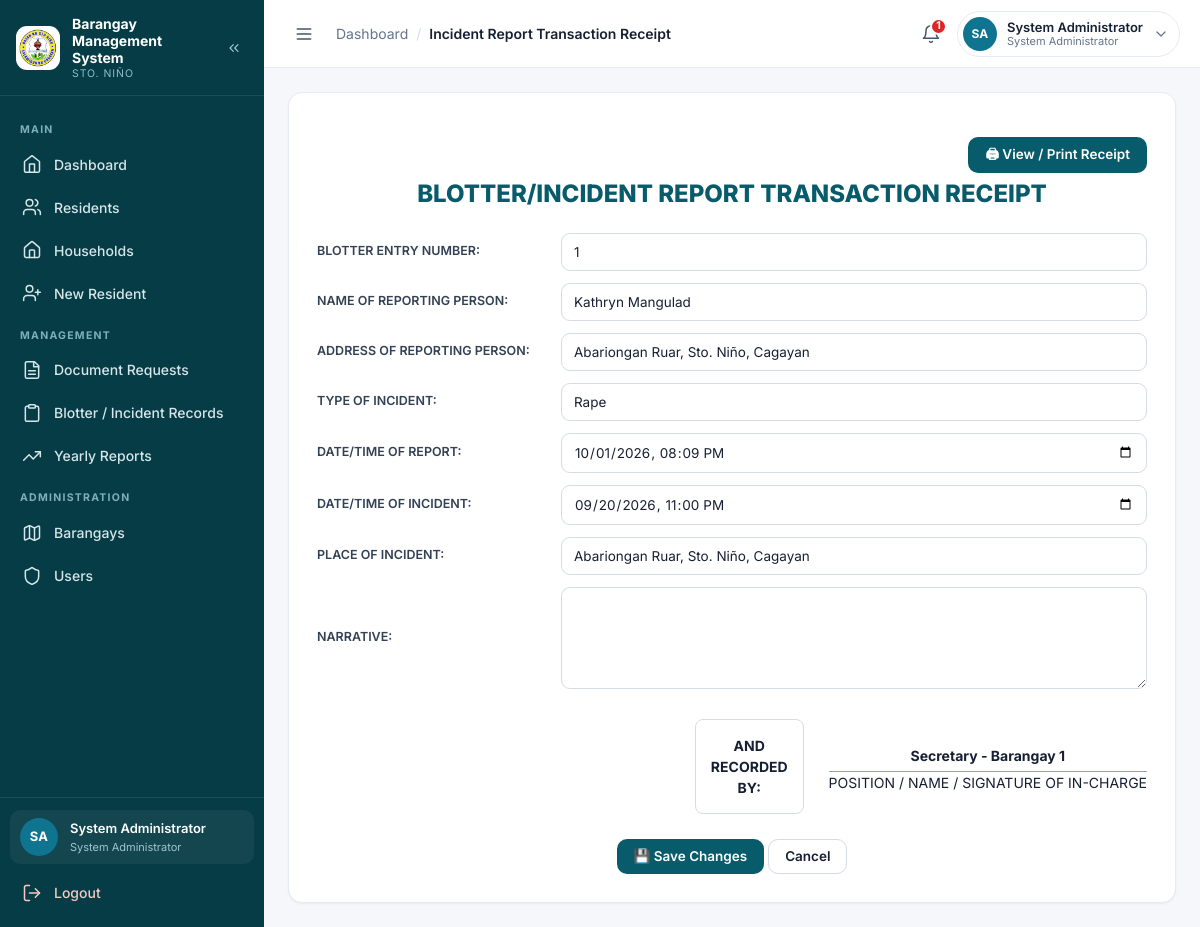
Page /pages/incident_report.php?id=520 (signed in) on the committed database.
### tables this page shows
CREATE TABLE `blotter_records` (
  `id` int(11) NOT NULL AUTO_INCREMENT,
  `barangay_id` int(11) NOT NULL,
  `resident_id` int(11) DEFAULT NULL,
  `blotter_no` varchar(50) NOT NULL,
  `reporting_person` varchar(150) NOT NULL,
  `reporting_address` varchar(255) DEFAULT NULL,
  `incident_type` varchar(150) NOT NULL,
  `report_datetime` datetime DEFAULT NULL,
  `incident_datetime` datetime DEFAULT NULL,
  `place_of_incident` varchar(255) DEFAULT NULL,
  `suspect_data` text DEFAULT NULL,
  `victim_data` text DEFAULT NULL,
  `narrative` text DEFAULT NULL,
  `recorded_by` varchar(150) DEFAULT NULL,
  `status` enum('Open','In Progress','Resolved','Cancelled') NOT NULL DEFAULT 'Open',
  `reviewed_by` int(11) DEFAULT NULL,
  `reviewed_at` datetime DEFAULT NULL,
  `created_at` timestamp NOT NULL DEFAULT current_timestamp(),
  PRIMARY KEY (`id`),
  KEY `idx_blotter_barangay` (`barangay_id`),
  KEY `idx_blotter_resident` (`resident_id`),
  KEY `idx_blotter_status` (`status`),
  KEY `fk_blotter_reviewed_by` (`reviewed_by`),
  CONSTRAINT `blotter_records_ibfk_1` FOREIGN KEY (`barangay_id`) REFERENCES `barangays` (`id`),
  CONSTRAINT `fk_blotter_resident` FOREIGN KEY (`resident_id`) REFERENCES `residents` (`id`) ON DELETE SET NULL ON UPDATE CASCADE,
  CONSTRAINT `fk_blotter_reviewed_by` FOREIGN KEY (`reviewed_by`) REFERENCES `users` (`id`) ON DELETE SET NULL ON UPDATE CASCADE
);

### config/config.php (called while the page is built, shortened)
<?php
if (!function_exists('url')) {
    function url($path = '') {
        $path = ltrim((string)$path, '/');
        return BASE_URL . '/' . $path;
    }
}
function e($value) { return htmlspecialchars((string)$value, ENT_QUOTES, 'UTF-8'); }

### pages/incident_report.php (the view, shortened to what this page needs)
<?php
require_once __DIR__ . '/../config/config.php';
$id = (int)($_GET['id'] ?? 0);
$r = null;
if ($id) {
    $s = $conn->prepare("
        SELECT *
        FROM blotter_records
        WHERE id = ?
    ");
    $s->bind_param('i', $id);
    $s->execute();
    $r = $s->get_result()->fetch_assoc();
}
include BASE_PATH . '/partials/header.php';
?>
<div class="receipt">
    <div class="no-print" style="text-align:right;">
        <button class="btn" type="button" onclick="window.print()">
            🖨 View / Print Receipt
        </button>
    </div>
    <h1 class="receipt-title">
        BLOTTER/INCIDENT REPORT TRANSACTION RECEIPT
    </h1>
    <form method="post" action="<?= e(url('actions/save_incident.php')) ?>">
        <div class="receipt-grid">
            <label>BLOTTER ENTRY NUMBER:</label>
            <input
                type="text"
                name="blotter_no"
                value="<?= e($r['blotter_no'] ?? '') ?>"
            >
            <label>NAME OF REPORTING PERSON:</label>
            <input
                type="text"
                name="reporting_person"
                value="<?= e($r['reporting_person'] ?? '') ?>"
                required
            >
            <label>ADDRESS OF REPORTING PERSON:</label>
            <input
                type="text"
                name="reporting_address"
                value="<?= e($r['reporting_address'] ?? '') ?>"
            >
            <label>TYPE OF INCIDENT:</label>
            <input
                type="text"
                name="incident_type"
                value="<?= e($r['incident_type'] ?? '') ?>"
                required
            >
            <label>DATE/TIME OF REPORT:</label>
            <input
                type="datetime-local"
                name="report_datetime"
                value="<?=
                    !empty($r['report_datetime'])
                    ? date(
                        'Y-m-d\TH:i',
                        strtotime($r['report_datetime'])
                    )
                    : ''
                ?>"
            >
            <label>DATE/TIME OF INCIDENT:</label>
            <input
                type="datetime-local"
                name="incident_datetime"
                value="<?=
                    !empty($r['incident_datetime'])
                    ? date(
                        'Y-m-d\TH:i',
                        strtotime($r['incident_datetime'])
                    )
                    : ''
                ?>"
            >
            <label>PLACE OF INCIDENT:</label>
            <input
                type="text"
                name="place_of_incident"
                value="<?= e($r['place_of_incident'] ?? '') ?>"
            >
            <label>NARRATIVE:</label>
            <textarea
                name="narrative"
                rows="5"
            ><?= e($r['narrative'] ?? '') ?></textarea>
        </div>
        <div class="recorded">
            <div class="recorded-box">
                AND<br>
                RECORDED<br>
                BY:
            </div>
            <div class="signature">
                <div class="signature-name">
                    <?= e($r['recorded_by'] ?? ($_SESSION['full_name'] ?? '')) ?>
                </div>
                <div>
                    POSITION / NAME / SIGNATURE OF IN-CHARGE
                </div>
            </div>
        </div>
        <div
            class="no-print"
            style="text-align:center;margin-top:25px;"
        >
            <button
                type="submit"
                class="btn"
            >
                💾 Save Changes
            </button>
            <a class="btn btn--ghost" href="<?= e(url('pages/blotters.php')) ?>">Cancel</a>
        </div>
    </form>
</div>
<?php include BASE_PATH . '/partials/footer.php'; ?>

### assets/css/style.css (style rules this page uses)
:root { --primary: #075B6B; --primary-700: #054C59; --primary-900: #063C46; --secondary: #0E7490; --accent: #E58B82; --bg: #F5F7FA; --card: #FFFFFF; --text: #172033; --muted: #64748B; --success: #16A34A; --warning: #F59E0B; --danger: #DC2626; --info: #0E7490; --border: #E6EAF1; --border-strong: #D5DCE6; --sidebar-w: 264px; --sidebar-w-collapsed: 78px; --topbar-h: 68px; --radius: 14px; --radius-sm: 10px; --radius-lg: 18px; --shadow-sm: 0 1px 2px rgba(16, 24, 40, .05); --shadow: 0 4px 16px rgba(16, 24, 40, .06); --shadow-md: 0 12px 32px rgba(16, 24, 40, .12); --ring: 0 0 0 3px rgba(14, 116, 144, .18); --font: 'Inter', system-ui, -apple-system, 'Segoe UI', Roboto, Arial, sans-serif; }
*, *::before, *::after { box-sizing: border-box; }
html { -webkit-text-size-adjust: 100%; }
body { margin: 0; font-family: var(--font); background: var(--bg); color: var(--text); font-size: 14px; line-height: 1.5; -webkit-font-smoothing: antialiased; }
h1, h2, h3, h4 { margin: 0 0 10px; color: var(--text); line-height: 1.25; }
h1 { font-size: 24px; font-weight: 800; }
a { color: var(--secondary); }
.btn, .btn-primary { display: inline-flex; align-items: center; justify-content: center; gap: 8px; background: var(--primary); color: #fff; border: 1px solid transparent; border-radius: 10px; padding: 10px 16px; font-size: 13.5px; font-weight: 600; text-decoration: none; cursor: pointer; font-family: inherit; line-height: 1; transition: background .15s, box-shadow .15s, transform .05s; }
.btn.secondary, .btn--ghost, .btn-secondary { background: #fff; color: var(--text); border-color: var(--border-strong); }
label { display: block; font-size: 12.5px; font-weight: 600; color: #334155; margin-bottom: 6px; }
input, select, textarea { width: 100%; padding: 10px 12px; border: 1px solid var(--border-strong); border-radius: 9px; background: #fff; font-size: 13.5px; color: var(--text); font-family: inherit; }
textarea { min-height: 96px; resize: vertical; }
.receipt { background: #fff; border: 1px solid var(--border); border-radius: var(--radius); padding: 28px; max-width: 1000px; margin: 0 auto; box-shadow: var(--shadow-sm); }
.receipt-title { text-align: center; color: var(--primary); font-size: 24px; margin: 6px 0 24px; }
.receipt-grid { display: grid; grid-template-columns: 230px 1fr; gap: 12px 14px; align-items: center; }
.receipt-grid label { margin: 0; color: #334155; }
.recorded { display: flex; justify-content: flex-end; align-items: center; gap: 25px; margin-top: 30px; }
.recorded-box { border: 1px solid var(--border-strong); padding: 15px; font-weight: 700; text-align: center; border-radius: 8px; }
.signature { text-align: center; min-width: 240px; }
.signature-name { border-bottom: 1px solid #94A3B8; font-weight: 700; padding: 5px; }

### rows in the picture
blotter_records: blotter_no "1", reporting_person "Kathryn Mangulad", reporting_address "Abariongan Ruar, Sto. Niño, Cagayan", incident_type "Rape", report_datetime "10/01/2026 20:09", incident_datetime "09/20/2026 23:00", place_of_incident "Abariongan Ruar, Sto. Niño, Cagayan", recorded_by "Secretary - Barangay 1"

### other values in the picture
$group "MAIN"
$item['label'] "Dashboard"
$item['label'] "Residents"
$item['label'] "Households"
$item['label'] "New Resident"
$group "MANAGEMENT"
$item['label'] "Document Requests"
$item['label'] "Blotter / Incident Records"
$item['label'] "Yearly Reports"
$group "ADMINISTRATION"
$item['label'] "Barangays"
$item['label'] "Users"
$initials "SA"
$full_name "System Administrator"
$role_label "System Administrator"
